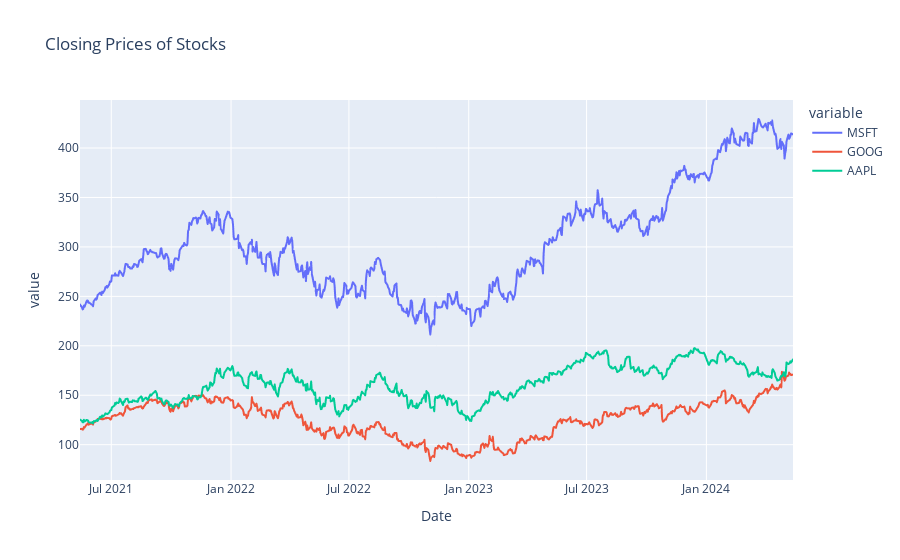

The notebook cell this image was saved under:
### Markdown cell above
#### Performance Summary

### Code cell
fig = px.line(col_df, y=['MSFT','GOOG', 'AAPL'], title='Closing Prices of Stocks')
fig.show()

### Figure 1 — Plotly figure (JSON) as saved in the notebook; plotly's stock layout.template omitted (floating-point values rounded to 4 significant figures; data arrays with more than 128 entries replaced by an {"elided": "..."} marker saying what was removed)
{"data": [{"hovertemplate": "variable=MSFT<br>Date=%{x}<br>value=%{y}<extra></extra>", "legendgroup": "MSFT", "line": {"color": "#636efa", "dash": "solid"}, "marker": {"symbol": "circle"}, "mode": "lines", "name": "MSFT", "showlegend": true, "type": "scattergl", "x": {"elided": "754 str values"}, "xaxis": "x", "y": {"elided": "754 float values"}, "yaxis": "y"}, {"hovertemplate": "variable=GOOG<br>Date=%{x}<br>value=%{y}<extra></extra>", "legendgroup": "GOOG", "line": {"color": "#EF553B", "dash": "solid"}, "marker": {"symbol": "circle"}, "mode": "lines", "name": "GOOG", "showlegend": true, "type": "scattergl", "x": {"elided": "754 str values"}, "xaxis": "x", "y": {"elided": "754 float values"}, "yaxis": "y"}, {"hovertemplate": "variable=AAPL<br>Date=%{x}<br>value=%{y}<extra></extra>", "legendgroup": "AAPL", "line": {"color": "#00cc96", "dash": "solid"}, "marker": {"symbol": "circle"}, "mode": "lines", "name": "AAPL", "showlegend": true, "type": "scattergl", "x": {"elided": "754 str values"}, "xaxis": "x", "y": {"elided": "754 float values"}, "yaxis": "y"}], "layout": {"legend": {"title": {"text": "variable"}, "tracegroupgap": 0}, "title": {"text": "Closing Prices of Stocks"}, "xaxis": {"anchor": "y", "domain": [0, 1], "title": {"text": "Date"}}, "yaxis": {"anchor": "x", "domain": [0, 1], "title": {"text": "value"}}}}
